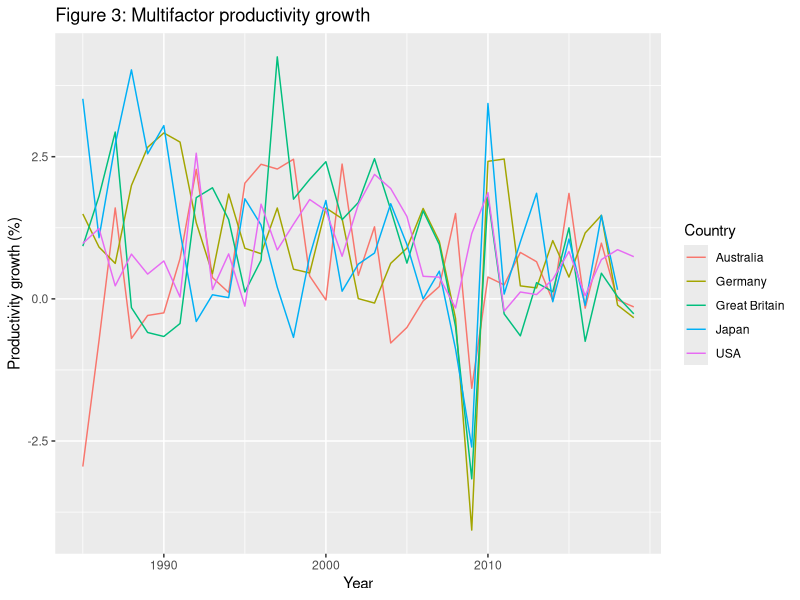

Write the R code that produced this figure.
library(tidyverse)

P.df <- read_csv("MFP_OECD.csv")

P.lite.df <- P.df %>%
  filter(LOCATION == "USA" | LOCATION == "AUS" | LOCATION == "DEU" | LOCATION == "GBR" 
          | LOCATION == "JPN" ) %>%
  filter(MEASURE == "AGRWTH")


P.lite.df %>%
  ggplot(aes(x = TIME,
             y = Value))+
  geom_line(aes(color = LOCATION))+
  labs(title = "Figure 3: Multifactor productivity growth",
       y = "Productivity growth (%)",
       x = "Year",
       color = "Country")+
  scale_x_continuous(name = "Year", breaks = c(1960,1970,1980,1990,2000,2010),
                     labels = c("1960","1970", "1980","1990","2000","2010"))+
  scale_color_hue(labels = c("Australia", "Germany", "Great Britain", "Japan",
                              "USA"))






 
 